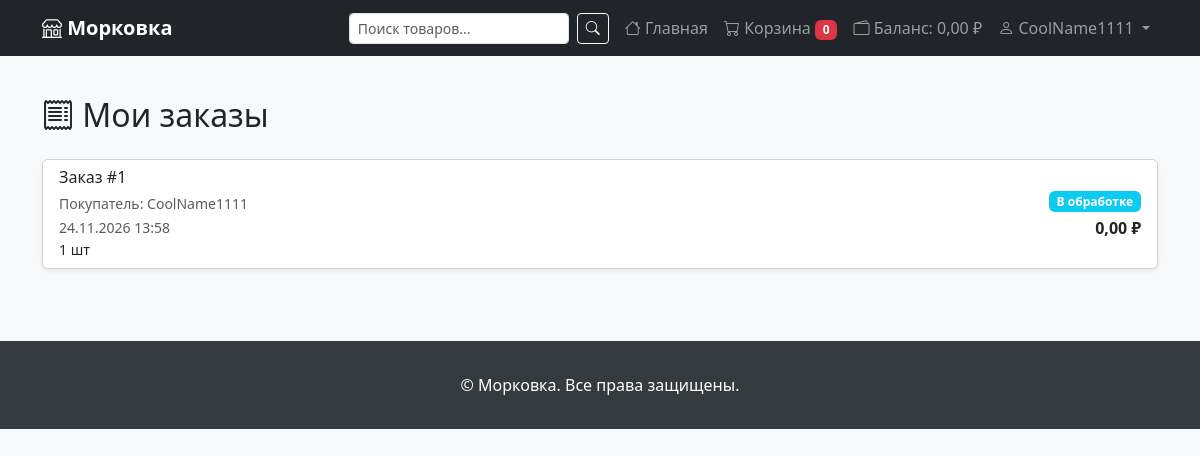
Screenshot of /orders/ (signed in) with the database file from the repository.
### marketplace_project/users/models.py (models this page shows, shortened)
class CustomUser(AbstractUser):
    ROLE_CHOICES = (
        ('buyer', 'Покупатель'),
        ('seller', 'Продавец'),
    )
    role = models.CharField(
        max_length=10,
        choices=ROLE_CHOICES,
        default='buyer',
    )
    phone = models.CharField(max_length=20, blank=True, verbose_name='Телефон')
    address = models.TextField(blank=True, verbose_name='Адрес')
    avatar = models.ImageField(
        upload_to='avatars/',
        blank=True,
        null=True,
        verbose_name='Аватар',
    )
    balance = models.DecimalField(
        max_digits=10,
        decimal_places=2,
        default=0,
        verbose_name='Баланс',
    )
    created_at = models.DateTimeField(auto_now_add=True)
    updated_at = models.DateTimeField(auto_now=True)
    class Meta:
        verbose_name = 'Пользователь'
        verbose_name_plural = 'Пользователи'
    @property
    def is_seller(self):
        return self.role == 'seller'

### marketplace_project/orders/models.py (models this page shows, shortened)
class Order(models.Model):
    STATUS_CHOICES = (
        ('new', 'Новый'),
        ('processing', 'В обработке'),
        ('shipped', 'Отправлен'),
        ('delivered', 'Доставлен'),
        ('cancelled', 'Отменён'),
    )
    user = models.ForeignKey(
        settings.AUTH_USER_MODEL,
        on_delete=models.PROTECT,
        related_name='orders',
        verbose_name='Покупатель',
    )
    status = models.CharField(
        max_length=20,
        choices=STATUS_CHOICES,
        default='new',
        verbose_name='Статус',
    )
    total_price = models.DecimalField(
        max_digits=10,
        decimal_places=2,
        default=0,
        verbose_name='Общая сумма',
    )
    shipping_address = models.TextField(verbose_name='Адрес доставки')
    shipping_phone = models.CharField(
        max_length=20,
        blank=True,
        verbose_name='Телефон для связи',
    )
    comment = models.TextField(
        blank=True,
        default='',
        verbose_name='Комментарий к заказу',
    )
    created_at = models.DateTimeField(auto_now_add=True)
    updated_at = models.DateTimeField(auto_now=True)
    class Meta:
        verbose_name = 'Заказ'
        verbose_name_plural = 'Заказы'
        ordering = ['-created_at']

### marketplace_project/orders/views.py (the view)
# urls.py: path('', views.order_list, name='order_list'),
@login_required
def order_list(request):
    orders = Order.objects.filter(user=request.user).prefetch_related('items__product')
    return render(request, 'orders/order_list.html', {'orders': orders})

### marketplace_project/vendors/templatetags/vendors_tags.py (called while the page is built)
@register.filter
def status_class(value):
    return STATUS_CLASSES.get(str(value), 'secondary')

### templates/orders/order_list.html (shortened to what this page needs)
{% extends 'base.html' %}
{% load vendors_tags %}
{% block content %}
<h2 class="mb-4"><i class="bi bi-receipt"></i> Мои заказы</h2>
{% if orders %}
<div class="card shadow-sm">
    <div class="list-group list-group-flush">
        {% for order in orders %}
        <a href="{% url 'orders:order_detail' pk=order.pk %}" class="list-group-item list-group-item-action">
            <div class="d-flex w-100 justify-content-between align-items-center">
                <div>
                    <h6 class="mb-1">Заказ #{{ order.id }}</h6>
                    <small class="text-muted">Покупатель: {{ order.user.get_username }}</small>
                    <br><small class="text-muted">{{ order.created_at|date:"d.m.Y H:i" }}</small>
                    <p class="mb-0 small">{{ order.items.count }} {{ "товар|товара|товаров"|yesno:"шт,шт,шт" }}</p>
                </div>
                <div class="text-end">
                    <span class="badge bg-{{ order.status|status_class }}">
                        {{ order.get_status_display }}
                    </span>
                    <p class="fw-bold mb-0 mt-1">{{ order.total_price }} ₽</p>
                </div>
            </div>
        </a>
        {% endfor %}
    </div>
</div>
{% else %}
<div class="alert alert-info">
    <i class="bi bi-info-circle"></i> У вас пока нет заказов.
    <a href="{% url 'store:home' %}" class="alert-link">Перейти к покупкам</a>
</div>
{% endif %}
{% endblock %}

### templates/base.html (shortened to what this page needs)
<!DOCTYPE html>
<html lang="ru">
<head>
    <link href="https://cdn.jsdelivr.net/npm/bootstrap@5.3.3/dist/css/bootstrap.min.css" rel="stylesheet">
    <link href="https://cdn.jsdelivr.net/npm/bootstrap-icons@1.11.3/font/bootstrap-icons.min.css" rel="stylesheet">
</head>
<body>
    <nav class="navbar navbar-expand-lg navbar-dark bg-dark">
        <div class="container">
            <a class="navbar-brand" href="{% url 'store:home' %}">
                <i class="bi bi-shop"></i> Морковка
            </a>
            <div class="collapse navbar-collapse" id="navbarMain">
                <form class="d-flex ms-auto me-2" action="{% url 'store:search' %}" method="GET">
                    <input class="form-control form-control-sm me-2" type="search" name="q"
                           placeholder="Поиск товаров..." value="{{ request.GET.q|default:'' }}">
                    <button class="btn btn-outline-light btn-sm" type="submit">
                        <i class="bi bi-search"></i>
                    </button>
                </form>
                <ul class="navbar-nav">
                    <li class="nav-item">
                        <a class="nav-link" href="{% url 'store:home' %}">
                            <i class="bi bi-house"></i> Главная
                        </a>
                    </li>
                    <li class="nav-item">
                        <a class="nav-link" href="{% url 'cart:summary' %}">
                            <i class="bi bi-cart"></i> Корзина
                            {% if request.session.session_key %}
                            <span class="badge bg-danger" id="cart-count">{{ cart.total_items|default:0 }}</span>
                            {% endif %}
                        </a>
                    </li>
                    {% if user.is_authenticated %}
                    <li class="nav-item">
                        <a class="nav-link" href="{% url 'payments:topup' %}">
                            <i class="bi bi-wallet2"></i> Баланс: {{ user.balance|floatformat:2 }} ₽
                        </a>
                    </li>
                        <li class="nav-item dropdown">
                            <a class="nav-link dropdown-toggle" href="#" data-bs-toggle="dropdown">
                                <i class="bi bi-person"></i> {{ user.get_username }}
                            </a>
                        </li>
                    {% endif %}
                </ul>
            </div>
        </div>
    </nav>
    <main class="container py-4">
        {% block content %}{% endblock %}
    </main>
    <footer class="footer">
        <div class="container text-center">
            <p class="mb-0">&copy; Морковка. Все права защищены.</p>
        </div>
    </footer>
</body>
</html>

### templates/base.html (style rules this page uses)
body { background-color: #f8f9fa; }
.navbar-brand { font-weight: bold; }
.footer { background: #343a40; color: white; padding: 2rem 0; margin-top: 3rem; }

### rows the page displays
CustomUser: balance "0,00", get_username "CoolName1111"
Order: id "1", user.get_username "CoolName1111", created_at "24.11.2026 13:58", items.count "1", value "шт", status "В обработке", total_price "0,00"

### other values shown
{{ cart.total_items|default:0 }} "0"
